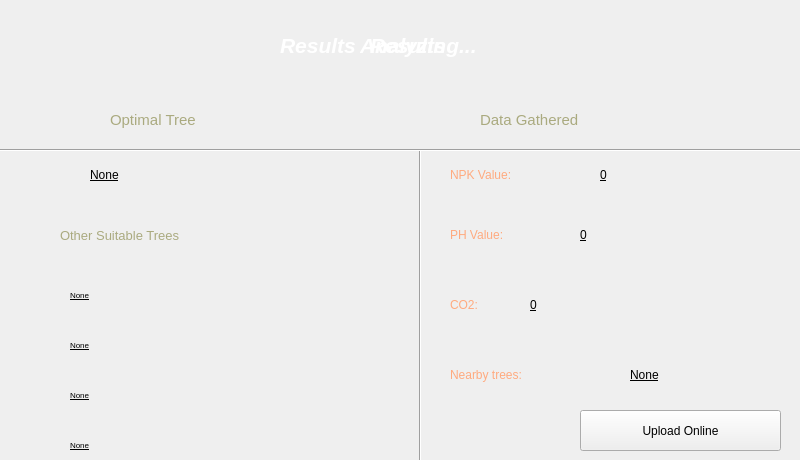
<?xml version="1.0" encoding="UTF-8"?>
<ui version="4.0">
 <class>Form</class>
 <widget class="QWidget" name="Form">
  <property name="geometry">
   <rect>
    <x>0</x>
    <y>0</y>
    <width>800</width>
    <height>460</height>
   </rect>
  </property>
  <property name="windowTitle">
   <string>Form</string>
  </property>
  <widget class="QLabel" name="label_2">
   <property name="geometry">
    <rect>
     <x>110</x>
     <y>90</y>
     <width>371</width>
     <height>61</height>
    </rect>
   </property>
   <property name="text">
    <string>&lt;html&gt;&lt;head/&gt;&lt;body&gt;&lt;p&gt;&lt;span style=&quot; font-size:11pt; color:#aaaa7f;&quot;&gt;Optimal Tree&lt;/span&gt;&lt;/p&gt;&lt;/body&gt;&lt;/html&gt;</string>
   </property>
  </widget>
  <widget class="QLabel" name="tree1">
   <property name="geometry">
    <rect>
     <x>90</x>
     <y>150</y>
     <width>381</width>
     <height>51</height>
    </rect>
   </property>
   <property name="text">
    <string>&lt;html&gt;&lt;head/&gt;&lt;body&gt;&lt;p&gt;&lt;span style=&quot; font-size:9pt; text-decoration: underline; color:#000000;&quot;&gt;None&lt;/span&gt;&lt;/p&gt;&lt;/body&gt;&lt;/html&gt;</string>
   </property>
  </widget>
  <widget class="Line" name="line">
   <property name="geometry">
    <rect>
     <x>410</x>
     <y>150</y>
     <width>20</width>
     <height>361</height>
    </rect>
   </property>
   <property name="orientation">
    <enum>Qt::Vertical</enum>
   </property>
  </widget>
  <widget class="QLabel" name="label_4">
   <property name="geometry">
    <rect>
     <x>60</x>
     <y>210</y>
     <width>301</width>
     <height>51</height>
    </rect>
   </property>
   <property name="text">
    <string>&lt;html&gt;&lt;head/&gt;&lt;body&gt;&lt;p&gt;&lt;span style=&quot; font-size:10pt; color:#aaaa7f;&quot;&gt;Other Suitable Trees&lt;/span&gt;&lt;/p&gt;&lt;/body&gt;&lt;/html&gt;</string>
   </property>
  </widget>
  <widget class="QLabel" name="tree2">
   <property name="geometry">
    <rect>
     <x>70</x>
     <y>270</y>
     <width>341</width>
     <height>51</height>
    </rect>
   </property>
   <property name="text">
    <string>&lt;html&gt;&lt;head/&gt;&lt;body&gt;&lt;p&gt;&lt;span style=&quot; font-size:6pt; text-decoration: underline; color:#000000;&quot;&gt;None&lt;/span&gt;&lt;/p&gt;&lt;/body&gt;&lt;/html&gt;</string>
   </property>
  </widget>
  <widget class="QLabel" name="tree3">
   <property name="geometry">
    <rect>
     <x>70</x>
     <y>320</y>
     <width>341</width>
     <height>51</height>
    </rect>
   </property>
   <property name="text">
    <string>&lt;html&gt;&lt;head/&gt;&lt;body&gt;&lt;p&gt;&lt;span style=&quot; font-size:6pt; text-decoration: underline; color:#000000;&quot;&gt;None&lt;/span&gt;&lt;/p&gt;&lt;/body&gt;&lt;/html&gt;</string>
   </property>
  </widget>
  <widget class="QLabel" name="tree4">
   <property name="geometry">
    <rect>
     <x>70</x>
     <y>370</y>
     <width>341</width>
     <height>51</height>
    </rect>
   </property>
   <property name="text">
    <string>&lt;html&gt;&lt;head/&gt;&lt;body&gt;&lt;p&gt;&lt;span style=&quot; font-size:6pt; text-decoration: underline; color:#000000;&quot;&gt;None&lt;/span&gt;&lt;/p&gt;&lt;/body&gt;&lt;/html&gt;</string>
   </property>
  </widget>
  <widget class="QLabel" name="tree5">
   <property name="geometry">
    <rect>
     <x>70</x>
     <y>420</y>
     <width>341</width>
     <height>51</height>
    </rect>
   </property>
   <property name="text">
    <string>&lt;html&gt;&lt;head/&gt;&lt;body&gt;&lt;p&gt;&lt;span style=&quot; font-size:6pt; text-decoration: underline; color:#000000;&quot;&gt;None&lt;/span&gt;&lt;/p&gt;&lt;/body&gt;&lt;/html&gt;</string>
   </property>
  </widget>
  <widget class="QLabel" name="label_9">
   <property name="geometry">
    <rect>
     <x>480</x>
     <y>90</y>
     <width>411</width>
     <height>61</height>
    </rect>
   </property>
   <property name="text">
    <string>&lt;html&gt;&lt;head/&gt;&lt;body&gt;&lt;p&gt;&lt;span style=&quot; font-size:11pt; color:#aaaa7f;&quot;&gt;Data Gathered&lt;/span&gt;&lt;/p&gt;&lt;/body&gt;&lt;/html&gt;</string>
   </property>
  </widget>
  <widget class="QLabel" name="label_14">
   <property name="geometry">
    <rect>
     <x>450</x>
     <y>150</y>
     <width>141</width>
     <height>51</height>
    </rect>
   </property>
   <property name="text">
    <string>&lt;html&gt;&lt;head/&gt;&lt;body&gt;&lt;p&gt;&lt;span style=&quot; color:#ffaa7f;&quot;&gt;NPK Value:&lt;/span&gt;&lt;/p&gt;&lt;/body&gt;&lt;/html&gt;</string>
   </property>
  </widget>
  <widget class="QLabel" name="label_15">
   <property name="geometry">
    <rect>
     <x>450</x>
     <y>210</y>
     <width>111</width>
     <height>51</height>
    </rect>
   </property>
   <property name="text">
    <string>&lt;html&gt;&lt;head/&gt;&lt;body&gt;&lt;p&gt;&lt;span style=&quot; color:#ffaa7f;&quot;&gt;PH Value:&lt;/span&gt;&lt;/p&gt;&lt;/body&gt;&lt;/html&gt;</string>
   </property>
  </widget>
  <widget class="QLabel" name="label_16">
   <property name="geometry">
    <rect>
     <x>450</x>
     <y>350</y>
     <width>191</width>
     <height>51</height>
    </rect>
   </property>
   <property name="text">
    <string>&lt;html&gt;&lt;head/&gt;&lt;body&gt;&lt;p&gt;&lt;span style=&quot; color:#ffaa7f;&quot;&gt;Nearby trees:&lt;/span&gt;&lt;/p&gt;&lt;/body&gt;&lt;/html&gt;</string>
   </property>
  </widget>
  <widget class="QLabel" name="label_17">
   <property name="geometry">
    <rect>
     <x>450</x>
     <y>280</y>
     <width>111</width>
     <height>51</height>
    </rect>
   </property>
   <property name="text">
    <string>&lt;html&gt;&lt;head/&gt;&lt;body&gt;&lt;p&gt;&lt;span style=&quot; color:#ffaa7f;&quot;&gt;CO2:&lt;/span&gt;&lt;/p&gt;&lt;/body&gt;&lt;/html&gt;</string>
   </property>
  </widget>
  <widget class="QLabel" name="NPK">
   <property name="geometry">
    <rect>
     <x>600</x>
     <y>150</y>
     <width>111</width>
     <height>51</height>
    </rect>
   </property>
   <property name="text">
    <string>&lt;html&gt;&lt;head/&gt;&lt;body&gt;&lt;p&gt;&lt;span style=&quot; text-decoration: underline; color:#000000;&quot;&gt;0&lt;/span&gt;&lt;/p&gt;&lt;/body&gt;&lt;/html&gt;</string>
   </property>
  </widget>
  <widget class="QLabel" name="PH">
   <property name="geometry">
    <rect>
     <x>580</x>
     <y>210</y>
     <width>111</width>
     <height>51</height>
    </rect>
   </property>
   <property name="text">
    <string>&lt;html&gt;&lt;head/&gt;&lt;body&gt;&lt;p&gt;&lt;span style=&quot; text-decoration: underline; color:#000000;&quot;&gt;0&lt;/span&gt;&lt;/p&gt;&lt;/body&gt;&lt;/html&gt;</string>
   </property>
  </widget>
  <widget class="QLabel" name="co2">
   <property name="geometry">
    <rect>
     <x>530</x>
     <y>280</y>
     <width>111</width>
     <height>51</height>
    </rect>
   </property>
   <property name="text">
    <string>&lt;html&gt;&lt;head/&gt;&lt;body&gt;&lt;p&gt;&lt;span style=&quot; text-decoration: underline; color:#000000;&quot;&gt;0&lt;/span&gt;&lt;/p&gt;&lt;/body&gt;&lt;/html&gt;</string>
   </property>
  </widget>
  <widget class="QLabel" name="camera">
   <property name="geometry">
    <rect>
     <x>630</x>
     <y>350</y>
     <width>111</width>
     <height>51</height>
    </rect>
   </property>
   <property name="text">
    <string>&lt;html&gt;&lt;head/&gt;&lt;body&gt;&lt;p&gt;&lt;span style=&quot; text-decoration: underline; color:#000000;&quot;&gt;None&lt;/span&gt;&lt;/p&gt;&lt;/body&gt;&lt;/html&gt;</string>
   </property>
  </widget>
  <widget class="QPushButton" name="upload_button">
   <property name="geometry">
    <rect>
     <x>580</x>
     <y>410</y>
     <width>201</width>
     <height>41</height>
    </rect>
   </property>
   <property name="text">
    <string>Upload Online</string>
   </property>
  </widget>
  <widget class="QLabel" name="label_18">
   <property name="geometry">
    <rect>
     <x>0</x>
     <y>0</y>
     <width>811</width>
     <height>91</height>
    </rect>
   </property>
   <property name="text">
    <string/>
   </property>
   <property name="pixmap">
    <pixmap>greenBlock.jpg</pixmap>
   </property>
   <property name="scaledContents">
    <bool>true</bool>
   </property>
  </widget>
  <widget class="QLabel" name="label_19">
   <property name="geometry">
    <rect>
     <x>280</x>
     <y>0</y>
     <width>801</width>
     <height>91</height>
    </rect>
   </property>
   <property name="text">
    <string>&lt;html&gt;&lt;head/&gt;&lt;body&gt;&lt;p&gt;&lt;span style=&quot; font-size:16pt; font-weight:600; font-style:italic; color:#ffffff;&quot;&gt;Results&lt;/span&gt;&lt;/p&gt;&lt;/body&gt;&lt;/html&gt;</string>
   </property>
  </widget>
  <widget class="Line" name="line_2">
   <property name="geometry">
    <rect>
     <x>0</x>
     <y>140</y>
     <width>801</width>
     <height>20</height>
    </rect>
   </property>
   <property name="orientation">
    <enum>Qt::Horizontal</enum>
   </property>
  </widget>
  <widget class="QLabel" name="label_20">
   <property name="geometry">
    <rect>
     <x>0</x>
     <y>0</y>
     <width>811</width>
     <height>91</height>
    </rect>
   </property>
   <property name="text">
    <string/>
   </property>
   <property name="pixmap">
    <pixmap>greenBlock.jpg</pixmap>
   </property>
   <property name="scaledContents">
    <bool>true</bool>
   </property>
  </widget>
  <widget class="QLabel" name="analyzing">
   <property name="geometry">
    <rect>
     <x>360</x>
     <y>0</y>
     <width>801</width>
     <height>91</height>
    </rect>
   </property>
   <property name="text">
    <string>&lt;html&gt;&lt;head/&gt;&lt;body&gt;&lt;p&gt;&lt;span style=&quot; font-size:16pt; font-weight:600; font-style:italic; color:#ffffff;&quot;&gt;Analyzing...&lt;/span&gt;&lt;/p&gt;&lt;/body&gt;&lt;/html&gt;</string>
   </property>
  </widget>
  <widget class="QLabel" name="results">
   <property name="geometry">
    <rect>
     <x>370</x>
     <y>0</y>
     <width>801</width>
     <height>91</height>
    </rect>
   </property>
   <property name="text">
    <string>&lt;html&gt;&lt;head/&gt;&lt;body&gt;&lt;p&gt;&lt;span style=&quot; font-size:16pt; font-weight:600; font-style:italic; color:#ffffff;&quot;&gt;Results&lt;/span&gt;&lt;/p&gt;&lt;/body&gt;&lt;/html&gt;</string>
   </property>
  </widget>
  <widget class="QLabel" name="loading1">
   <property name="geometry">
    <rect>
     <x>580</x>
     <y>150</y>
     <width>51</width>
     <height>51</height>
    </rect>
   </property>
   <property name="text">
    <string/>
   </property>
   <property name="pixmap">
    <pixmap>loading.gif</pixmap>
   </property>
   <property name="scaledContents">
    <bool>true</bool>
   </property>
  </widget>
  <widget class="QLabel" name="loading2">
   <property name="geometry">
    <rect>
     <x>560</x>
     <y>210</y>
     <width>51</width>
     <height>51</height>
    </rect>
   </property>
   <property name="text">
    <string/>
   </property>
   <property name="pixmap">
    <pixmap>loading.gif</pixmap>
   </property>
   <property name="scaledContents">
    <bool>true</bool>
   </property>
  </widget>
  <widget class="QLabel" name="loading3">
   <property name="geometry">
    <rect>
     <x>510</x>
     <y>280</y>
     <width>51</width>
     <height>51</height>
    </rect>
   </property>
   <property name="text">
    <string/>
   </property>
   <property name="pixmap">
    <pixmap>loading.gif</pixmap>
   </property>
   <property name="scaledContents">
    <bool>true</bool>
   </property>
  </widget>
  <widget class="QLabel" name="loading4">
   <property name="geometry">
    <rect>
     <x>610</x>
     <y>350</y>
     <width>51</width>
     <height>51</height>
    </rect>
   </property>
   <property name="text">
    <string/>
   </property>
   <property name="pixmap">
    <pixmap>loading.gif</pixmap>
   </property>
   <property name="scaledContents">
    <bool>true</bool>
   </property>
  </widget>
 </widget>
 <resources/>
 <connections/>
</ui>
